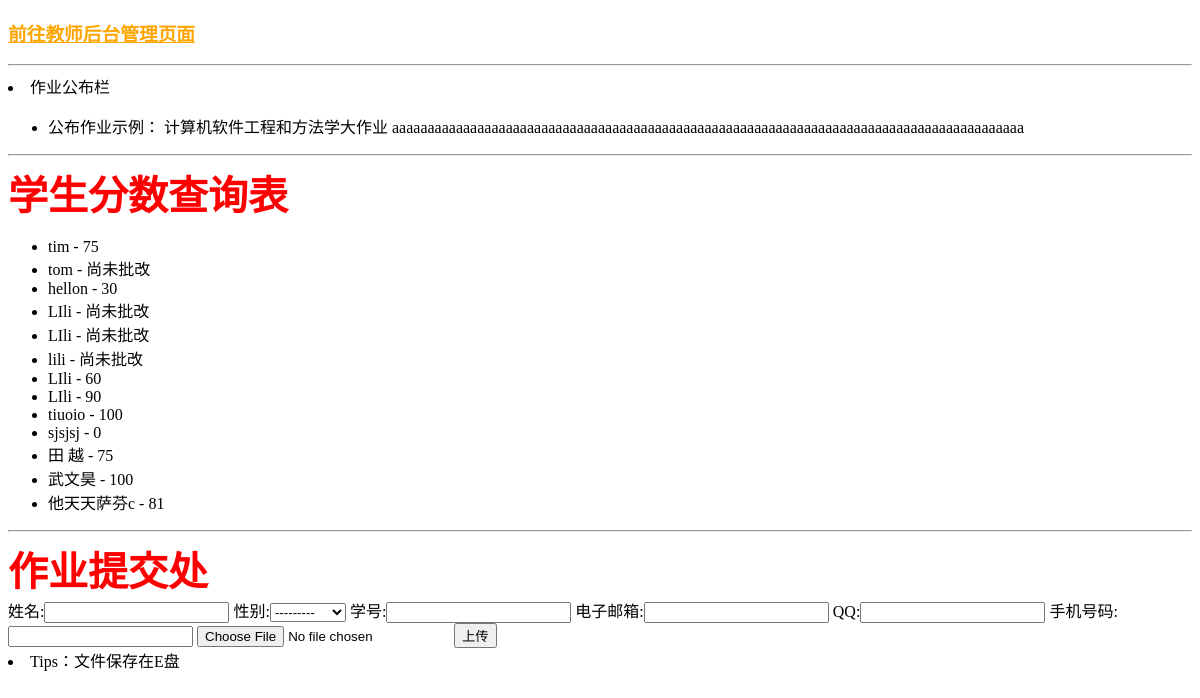
Before: / with the older database file.
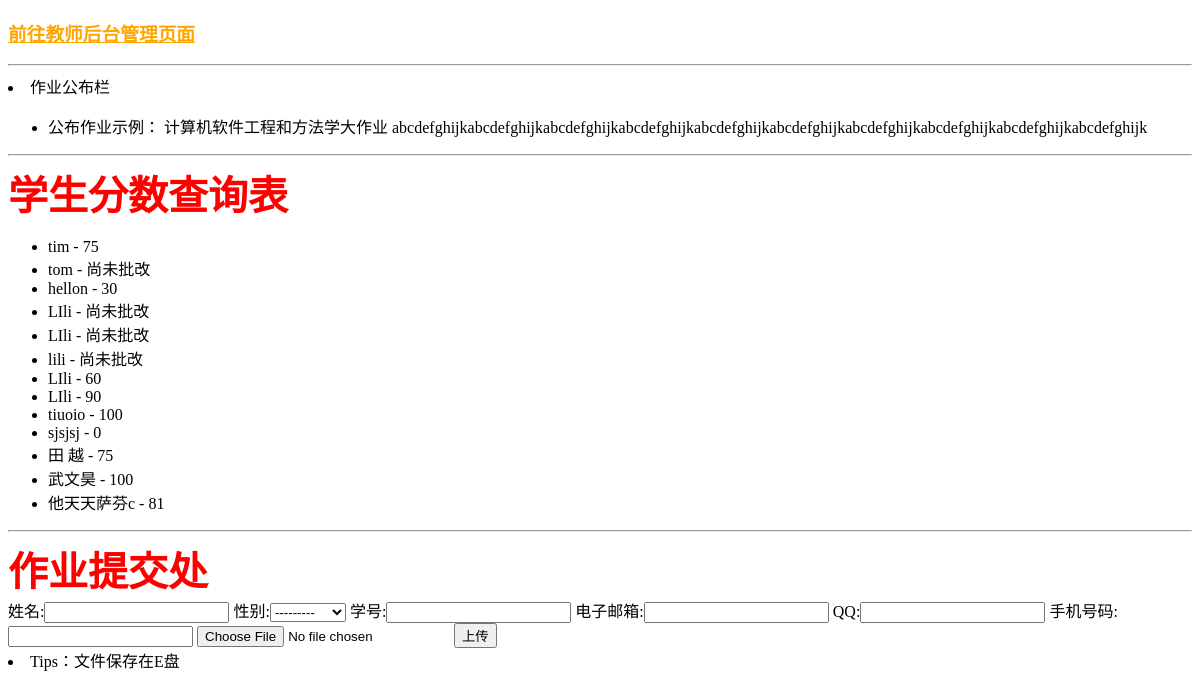
After: the same page with the newer database file.
### homework/models.py (models this page shows, shortened)
class Homework(models.Model):
    hw = models.TextField(default="尚未有公布的作业", verbose_name='作业公告栏')
    class Meta:
        verbose_name = verbose_name_plural = "HomeworkInf"
    @classmethod
    def get_all(cls):
        return cls.objects.all()

### student/views.py (the view)
# urls.py: url(r'^$', index, name='index'),
def index(request):
    homeworks = Homework.get_all()
    students = Student.get_all()
    if request.method == 'POST':
        form = StudentForm(request.POST)
        if form.is_valid():
            form.save()
            return HttpResponseRedirect(reverse('index'))
    else:
        form = StudentForm()
    context = {
        'homeworks': homeworks,
        'students': students,
        'form': form,
    }
    return render(request, 'index.html', context=context)

### student/forms.py (shortened to what this page needs)
class StudentForm(forms.ModelForm):
    class Meta:
        model = Student
        fields = (
            'name', 'sex', 'profession',
            'email', 'qq', 'phone'
        )

### student/models.py (called while the page is built)
    @classmethod
    def get_all(cls):
        return cls.objects.all()

### student/templates/index.html (shortened to what this page needs)
<!DOCTYPE html>
<html>
    <head>
        <link rel="stylesheet" type="text/css" href="/staticfiles/css/style.css">
    </head>
    <body>
        <h3><a href="/admin/">前往教师后台管理页面</a></h3><hr/>
        <li>作业公布栏</li>
        <ul>
            {% for home in homeworks %}
                <li>{{ home.hw }}</li>
            {% endfor %}
        </ul><hr/>
        <b class="abc abd">学生分数查询表</b>
        <ul>
            {% for student in students %}
                <li>{{ student.name }} - {{ student.score }}</li>
            {% endfor %}
        </ul>
        <hr/>
        <b class="abc abd mid">作业提交处</b>
        <form enctype="multipart/form-data" action="/uploadFile/" method="POST">
            {{ form }}
            <input type="file" name="myfile" />
            <input type="submit" value="上传"/>
            <li>Tips：文件保存在E盘</li>
        </form>
    </body>
</html>

Changed rows visible on the page:
changed Homework: hw "公布作业示例： 计算机软件工程和方法学大作业 aaaaaaaaaaaaaaaaaaaaaaaaaaaaaaaaaaaaaaaaaaaaaaaaaaaaaaaaaaaaaaaaaaaaaaaaaaaaaaaaaaaaaaaaa" → "公布作业示例： 计算机软件工程和方法学大作业 abcdefghijkabcdefghijkabcdefghijkabcdefghijkabcdefghijkabcdefghijkabcdefghijkabcdefghijkabcdefghijkabcdefghijk"
